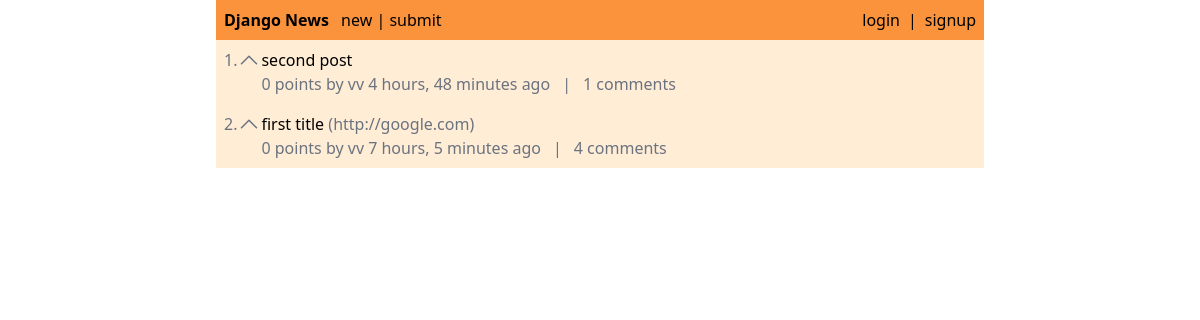
The page /new/ on the database its author committed.
### story/models.py (models this page shows)
class Story(models.Model):
    title = models.CharField(max_length=255)
    url = models.URLField(blank=True, null=True)
    text = models.TextField(blank=True, null=True)
    number_of_votes = models.IntegerField(default=0)
    created_at = models.DateTimeField(auto_now_add=True)
    created_by = models.ForeignKey(User, related_name='stories', on_delete=models.CASCADE)

### core/views.py (the view)
# urls.py: path('new/', views.new, name='new'),
def new(request):
    today = datetime.date.today()
    stories = Story.objects.filter(created_at__gte=today).order_by('-created_at')
    if request.user.is_authenticated:
        for story in stories:
            story.has_voted = False
            if story.votes.filter(created_by=request.user):
                story.has_voted = True
    return render(request, 'core/new.html', {
        'stories': stories
    })

### core/templates/core/new.html (shortened to what this page needs)
{% extends 'core/base.html' %}
{% block content %}
    {% for story in stories %}
        <div class="p-2 flex">
            <div class="flex">
                <p class="text-gray-500">{{ forloop.counter }}.</p>
                {% if not story.has_voted %}
                    <a href="{% url 'story:vote' story.id %}?redirect_page=core:new" class="text-gray-500">
                        <svg xmlns="http://www.w3.org/2000/svg" fill="none" viewBox="0 0 24 24" stroke-width="1.5" stroke="currentColor" class="w-6 h-6">
                            <path stroke-linecap="round" stroke-linejoin="round" d="M4.5 15.75l7.5-7.5 7.5 7.5" />
                        </svg>
                    </a>
                {% endif %}
            </div>
            <div>
                <p>
                    <a href="{% url 'story:detail' story.id %}">{{ story.title }}</a>
                    {% if story.url %}
                        <a href="{{ story.url }}" class="text-gray-500">({{ story.url }})</a>
                    {% endif %}
                </p>
                <div class="flex text-gray-500">
                    <p>
                        {{ story.number_of_votes }} points by {{ story.created_by.username }} {{ story.created_at|timesince }} ago
                    </p>
                    <p class="px-3">|</p>
                    <p>
                        {{ story.comments.count }} comments
                    </p>
                </div>
            </div>
        </div>
    {% endfor %}
{% endblock %}

### rows shown on the page
Story: title "second post", number_of_votes "0", created_by.username "vv", created_at "4 hours, 48 minutes", comments.count "1"
Story: title "first title", url "http://google.com", number_of_votes "0", created_by.username "vv", created_at "7 hours, 5 minutes", comments.count "4"
